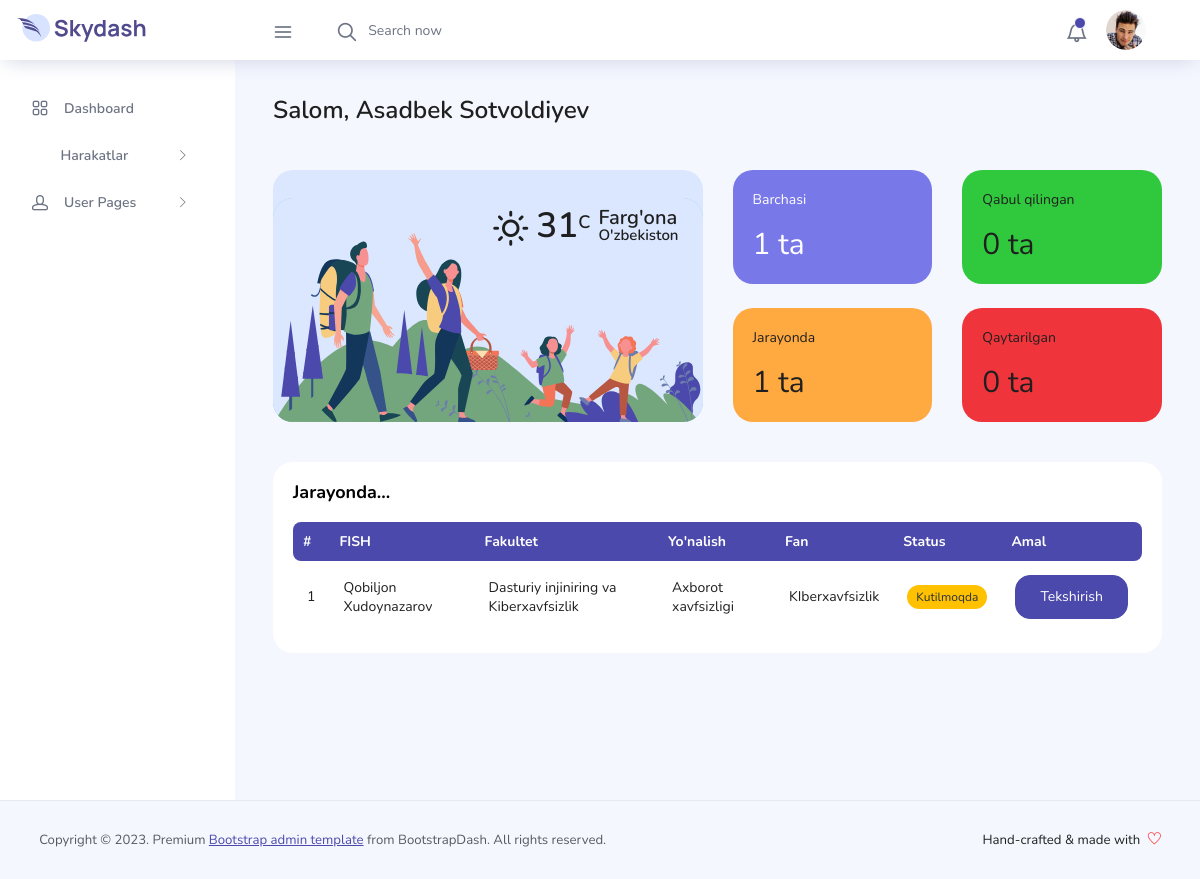
/receiver/ (signed in), run on an earlier commit of the app's database.
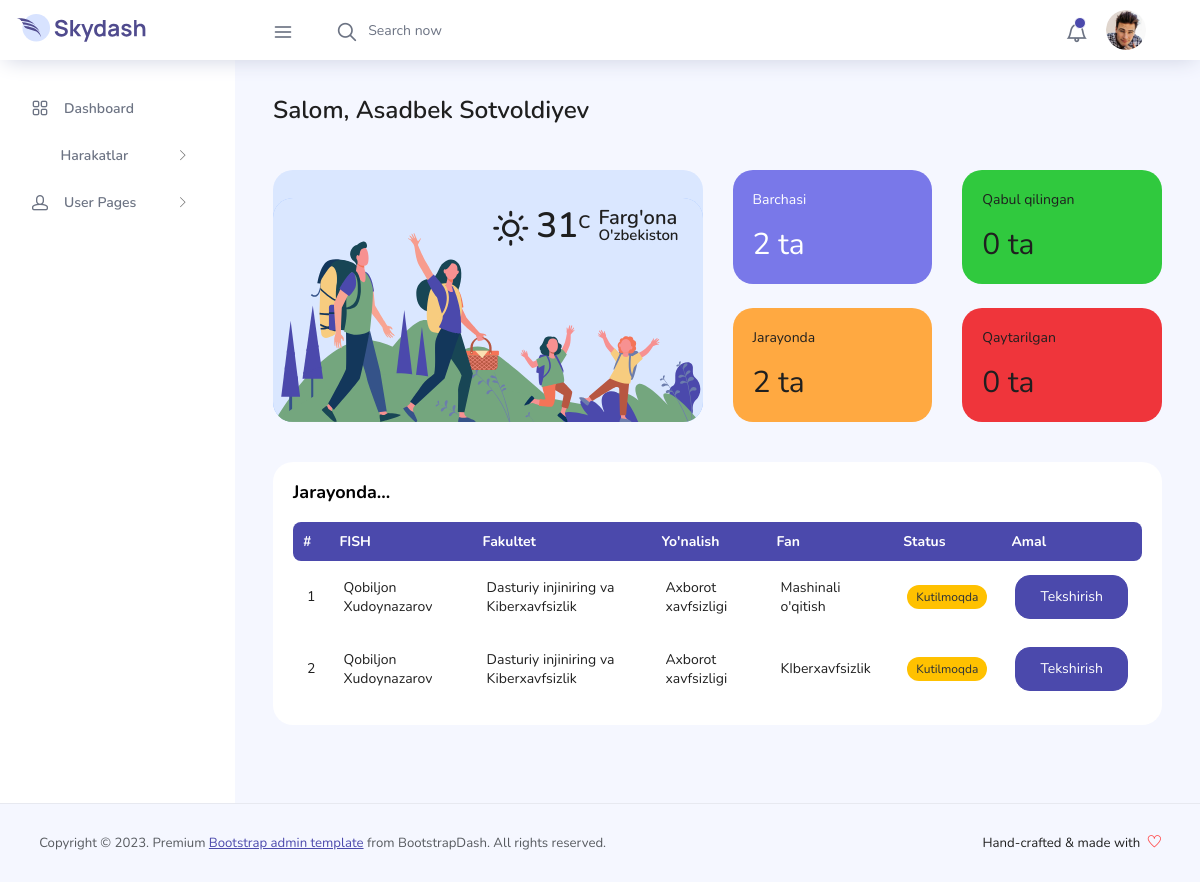
And on a later commit of the database.
### user/models.py (models this page shows, shortened)
class Document(models.Model):
    STATUS_CHOICES = (
        (WAITING, WAITING),
        (CANCELLED, CANCELLED),
        (ACCEPTED, ACCEPTED),
        (NO_PROCESS, NO_PROCESS),
    )
    subject = models.ForeignKey(Subject, on_delete=models.CASCADE, verbose_name="Subject")
    user = models.ForeignKey(User, on_delete=models.CASCADE, verbose_name="User")
    sillabus_file = models.FileField(upload_to='document/sillabus/')
    department_head_sign = models.CharField(max_length=30, choices=STATUS_CHOICES, default=NO_PROCESS)
    dean_sign = models.CharField(max_length=30, choices=STATUS_CHOICES, default=NO_PROCESS)
    study_head_sign = models.CharField(max_length=30, choices=STATUS_CHOICES, default=NO_PROCESS)
    study_prorector_sign = models.CharField(max_length=30, choices=STATUS_CHOICES, default=NO_PROCESS)
    overall = models.CharField(max_length=30, choices=STATUS_CHOICES, default=NO_PROCESS)
    document_comment = models.TextField(blank=True, null=True)
    status = models.BooleanField(default=False)
    created_at = models.DateTimeField(auto_now_add=True)
    updated_at = models.DateTimeField(auto_now=True)
    class Meta:
        verbose_name = 'Document'
        verbose_name_plural = 'Documents'
        ordering = ['-updated_at']

class User(AbstractUser):
    ROLES_CHOICES = (
        (ADMIN, ADMIN),
        (TEACHER, TEACHER),
        (DEPARTMENT, DEPARTMENT),
        (DEAN, DEAN),
        (STUDY_HEAD, STUDY_HEAD),
        (PRORECTOR, PRORECTOR),
    )
    image = models.ImageField(upload_to='users/profile/', null=True, blank=True)
    role = models.CharField(max_length=20, choices=ROLES_CHOICES)
    faculty = models.ForeignKey(Faculty, on_delete=models.SET_NULL, null=True, blank=True)
    field = models.ForeignKey(Field, on_delete=models.SET_NULL, null=True, blank=True)

class Faculty(models.Model):
    name = models.CharField(max_length=255)
    logo = models.ImageField(upload_to='faculty/logo/', blank=True, null=True)
    status = models.PositiveIntegerField()
    created_at = models.DateTimeField(auto_now_add=True)
    updated_at = models.DateTimeField(auto_now=True)
    def __str__(self):
        return self.name
    class Meta:
        verbose_name = 'Faculty'
        verbose_name_plural = 'Faculties'

class Field(models.Model):
    faculty = models.ForeignKey(Faculty, on_delete=models.CASCADE, verbose_name="Fakultet")
    name = models.CharField(max_length=255)
    logo = models.ImageField(upload_to='field/logo/')
    status = models.PositiveIntegerField()
    created_at = models.DateTimeField(auto_now_add=True)
    updated_at = models.DateTimeField(auto_now=True)
    def __str__(self):
        return self.name
    class Meta:
        verbose_name = 'Field'
        verbose_name_plural = 'Fields'

class Subject(models.Model):
    field = models.ForeignKey(Field, on_delete=models.CASCADE, verbose_name="Field")
    faculty = models.ForeignKey(Faculty, on_delete=models.CASCADE, verbose_name="Faculty")
    name = models.CharField(max_length=255)
    sample_file = models.FileField(upload_to='subject/file/')
    status = models.PositiveIntegerField()
    created_at = models.DateTimeField(auto_now_add=True)
    updated_at = models.DateTimeField(auto_now=True)
    def __str__(self):
        return self.name
    class Meta:
        verbose_name = 'Subject'
        verbose_name_plural = 'Subjects'

### receiver/views.py (the view, shortened to what this page needs)
# urls.py: path('', DashboardView.as_view(), name='dashboard'),
class DashboardView(ReceiverMixin, View):
    def get(self, request):
        user = request.user
        waiting_documents = None
        all = 0
        waiting = 0
        accepted = 0
        cancelled = 0
        if user.role == DEPARTMENT:
            waiting_documents = Document.objects.filter(department_head_sign=WAITING)
            all = Document.objects.exclude(department_head_sign=NO_PROCESS).count()
            waiting = waiting_documents.count()
            accepted = Document.objects.filter(department_head_sign=ACCEPTED).count()
            cancelled = Document.objects.filter(department_head_sign=CANCELLED).count()
        elif user.role == DEAN:
            waiting_documents = Document.objects.filter(dean_sign=WAITING)
            all = Document.objects.exclude(dean_sign=NO_PROCESS).count()
            waiting = waiting_documents.count()
            accepted = Document.objects.filter(dean_sign=ACCEPTED).count()
            cancelled = Document.objects.filter(dean_sign=CANCELLED).count()
        elif user.role == PRORECTOR:
            waiting_documents = Document.objects.filter(study_prorector_sign=WAITING)
            all = Document.objects.exclude(study_prorector_sign=NO_PROCESS).count()
            waiting = waiting_documents.count()
            accepted = Document.objects.filter(overall=ACCEPTED).count()
            cancelled = Document.objects.filter(overall=CANCELLED).count()
        statistics = {
            "all": all,
            "waiting": waiting,
            "accepted": accepted,
            "cancelled": cancelled
        }
        data = {
            "waiting_documents": waiting_documents,
            "statistics": statistics,
        }
        return render(request, "receiver/index.html", context=data)

### shared/mixins.py (called while the page is built)
    def dispatch(self, request, *args, **kwargs):
        if not request.user.is_authenticated:
            return HttpResponseRedirect(reverse('user:login'))
        if self.role and request.user.role != self.role:
            return HttpResponseRedirect(reverse(self.redirect_url))
        if self.roles and request.user.role not in self.roles:
            return HttpResponseRedirect(reverse(self.redirect_url))
        return super().dispatch(request, *args, **kwargs)

### receiver/templates/receiver/index.html (shortened to what the changed rows need)
{% extends 'base2.html' %}
{% load static %}
{% block content %}
    <div class="container-fluid page-body-wrapper">
        <div class="main-panel">
            <div class="content-wrapper">
                <div class="row">
                    <div class="col-md-6 grid-margin stretch-card">
                        <div class="card tale-bg">
                            <div class="card-people mt-auto">
                                <div class="weather-info">
                                    <div class="d-flex">
                                        <div>
                                            <h2 class="mb-0 font-weight-normal"><i
                                                    class="icon-sun me-2"></i>31<sup>C</sup></h2>
                                        </div>
                                    </div>
                                </div>
                            </div>
                        </div>
                    </div>
                    <div class="col-md-6 grid-margin transparent">
                        <div class="row">
                            <div class="col-md-6 mb-4 stretch-card transparent">
                                <div class="card card-light-blue">
                                    <div class="card-body">
                                        <p class="mb-4">Barchasi</p>
                                        <p class="fs-30 mb-2">{{ statistics.all }} ta</p>
                                    </div>
                                </div>
                            </div>
                        </div>
                        <div class="row">
                            <div class="col-md-6 mb-4 mb-lg-0 stretch-card transparent">
                                <div class="card" style="background-color: #ffa941">
                                    <div class="card-body">
                                        <p class="mb-4">Jarayonda</p>
                                        <p class="fs-30 mb-2">{{ statistics.waiting }} ta</p>
                                    </div>
                                </div>
                            </div>
                        </div>
                    </div>
                </div>
                <div class="row">
                    <div class="col-md-12 grid-margin stretch-card">
                        <div class="card">
                            <div class="card-body">
                                <div class="row">
                                    <div class="col-12">
                                        <div class="table-responsive">
                                            <table id="example" class="display expandable-table" style="width:100%">
                                                <thead>
                                                <tr>
                                                    <th>#</th>
                                                    <th>FISH</th>
                                                    <th>Fakultet</th>
                                                    <th>Yo'nalish</th>
                                                    <th>Fan</th>
                                                    <th>Status</th>
                                                    <th>Amal</th>
                                                </tr>
                                                </thead>
                                                <tbody>
                                                {% for document in waiting_documents %}
                                                    <tr>
                                                        <td>{{ forloop.counter }}</td>
                                                        <td>{{ document.user.first_name }} {{ document.user.last_name }}</td>
                                                        <td>{{ document.user.faculty }}</td>
                                                        <td>{{ document.user.field }}</td>
                                                        <td>{{ document.subject }}</td>
                                                        <td>
                                                            <span class="badge bg-warning text-dark">Kutilmoqda</span>
                                                        </td>
                                                        <td> <a class="btn btn-primary" href="{% url 'receiver:receive' document.id %}">Tekshirish</a> </td>
                                                    </tr>
                                                {% endfor %}
                                                </tbody>
                                            </table>
                                        </div>
                                    </div>
                                </div>
                            </div>
                        </div>
                    </div>
                </div>
            </div>
        </div>
    </div>
{% endblock %}

What changed in the data, as far as the page shows it:
now on this page (row edited): Document: user.first_name "Qobiljon", user.last_name "Xudoynazarov", user.faculty "Dasturiy injiniring va Kiberxavfsizlik", user.field "Axborot xavfsizligi", subject "Mashinali o'qitish"
Also different on the page:
{{ statistics.all }}: "1" → "2"
{{ statistics.waiting }}: "1" → "2"
